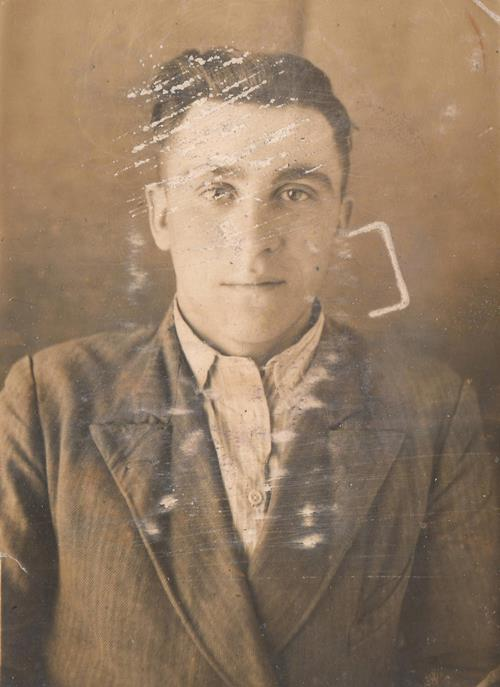
#> input picture damaged-photo.jpg, 500 x 687 px
$ python smoothing_images.py
#> lines starting #> are read from the running program, lines starting #| are printed output that depends on the picture
import cv2 as cv
import numpy as np
from matplotlib import pyplot as plt

img = cv.resize(cv.imread("damaged-photo.jpg"),None,fx=1,fy=1,interpolation=cv.INTER_LINEAR_EXACT)
#> img is the input picture: shape (687, 500, 3); mean B, G, R 99.9, 123.4, 147.2
img_median_blur = cv.medianBlur(img,13)
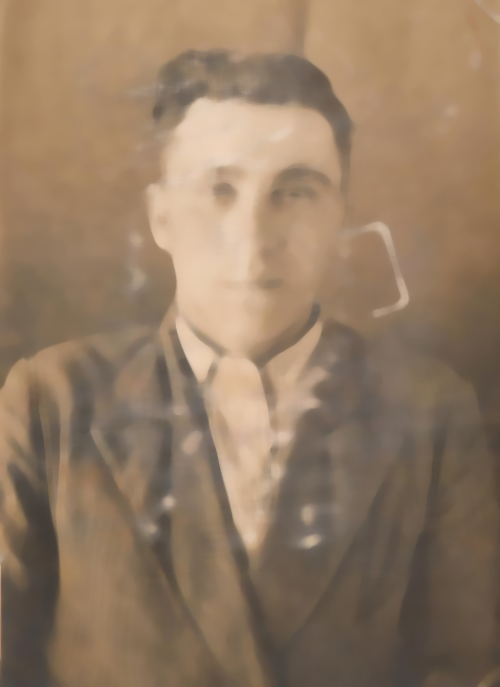
#> img_median_blur: shape (687, 500, 3); mean B, G, R 99.5, 123.1, 147
img_gaussian_blur = cv.GaussianBlur(img,(9,9),0) #katarakt gibi bişi
img_blur = cv.blur(img,(9,9))


# plt.subplot(231),plt.imshow(img,'gray'),plt.title("img")
# plt.subplot(232),plt.imshow(img_median_blur,'gray'),plt.title("img_median_blur")
cv.imshow("img",img)
cv.imshow("img_blur",img_blur)
cv.imshow("img_median_blur",img_median_blur)
cv.imshow("img_gaussian_blur",img_gaussian_blur)

#cv.bilateralFilter() is highly effective in noise removal while keeping edges sharp.
plt.show()
cv.waitKey(0)
cv.destroyAllWindows()

$ run again, with Grikuzu.jpg copied over damaged-photo.jpg
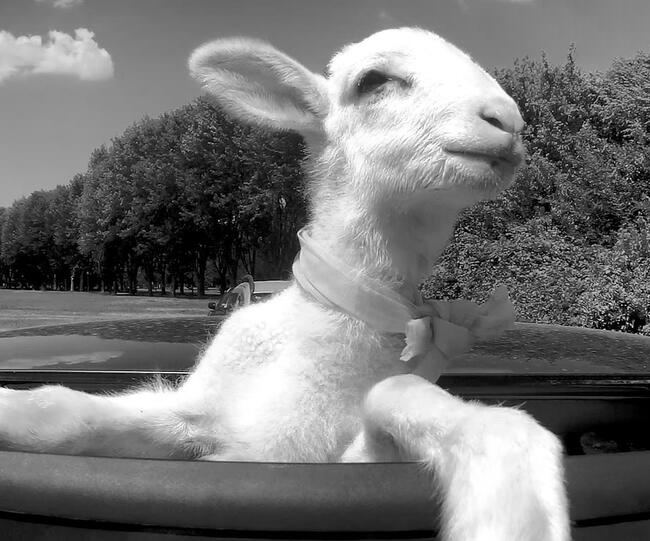
#> input picture Grikuzu.jpg, 650 x 541 px
#> img is the input picture: shape (541, 650, 3); min 0, max 255, mean 118.9
#> `img_median_blur = cv.medianBlur(img,13)`:
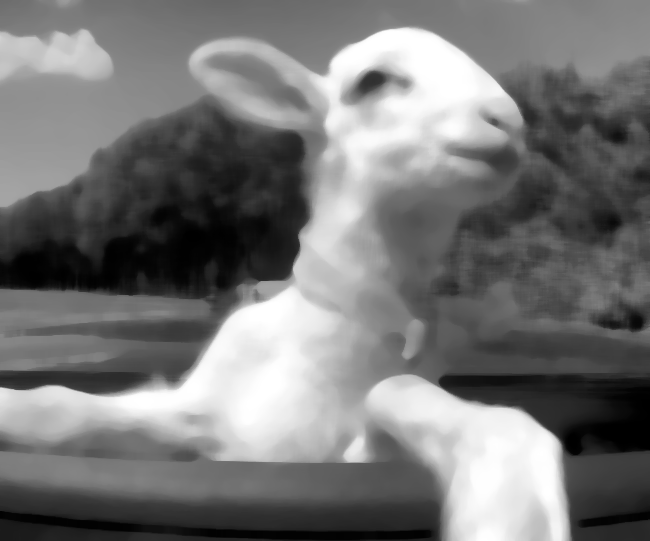
#> img_median_blur: shape (541, 650, 3); min 0, max 255, mean 118.4
